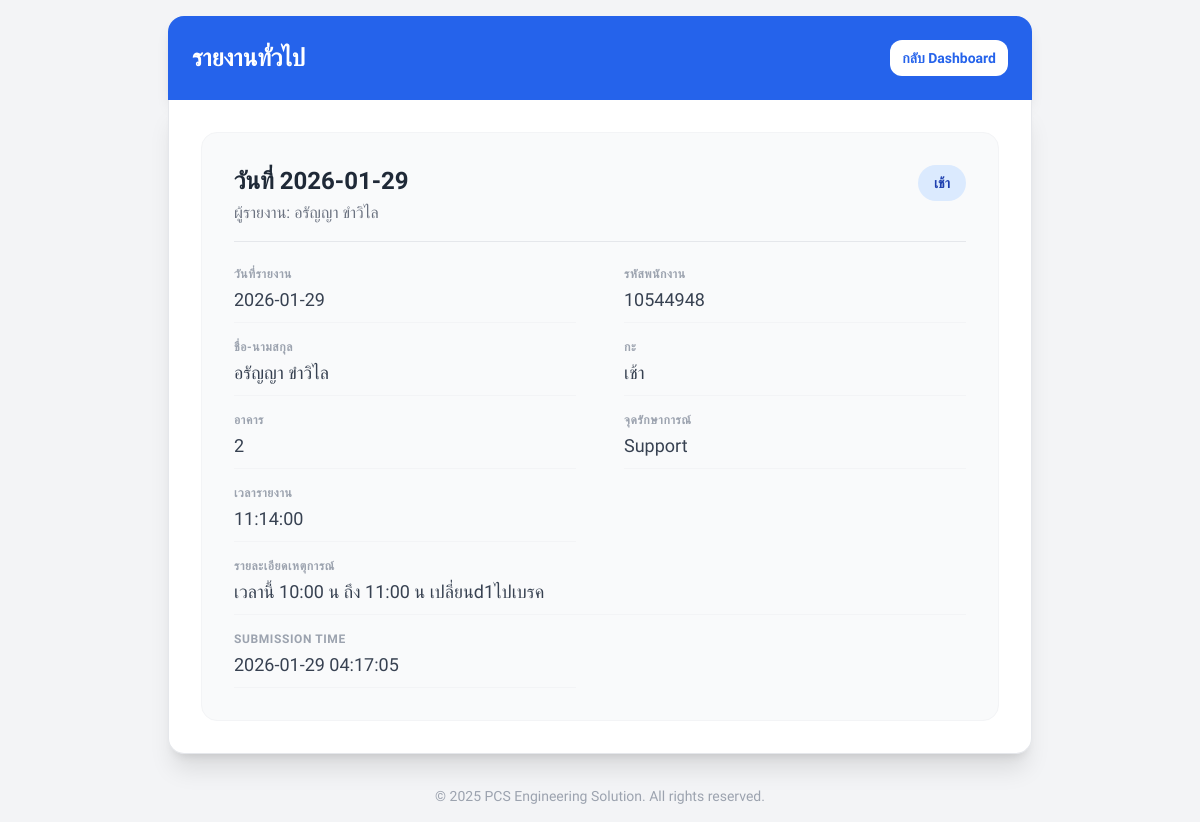
Page /view_report.php?id=861 (signed in) on the committed database.
### tables this page shows
CREATE TABLE `reports` (
  `id` int unsigned NOT NULL AUTO_INCREMENT,
  `report_date` date NOT NULL,
  `employee_id` varchar(8) NOT NULL,
  `full_name` varchar(255) NOT NULL,
  `shift` varchar(10) NOT NULL,
  `building` varchar(10) NOT NULL,
  `guard_post` varchar(255) NOT NULL,
  `report_time` time NOT NULL,
  `incident_report` text NOT NULL,
  `special_incident` text,
  `emergency_incident` text,
  `updated_by` varchar(255) DEFAULT NULL,
  `updated_at` datetime DEFAULT NULL,
  `deleted_by` varchar(255) DEFAULT NULL,
  `deleted_at` datetime DEFAULT NULL,
  `is_deleted` tinyint(1) DEFAULT '0',
  `submission_time` timestamp NOT NULL DEFAULT CURRENT_TIMESTAMP ON UPDATE CURRENT_TIMESTAMP,
  PRIMARY KEY (`id`)
);

### view_report.php (the view, shortened to what this page needs)
<?php
require_once "check_permissions.php";
$building = $_GET['building'] ?? '';
$report_id = $_GET['id'] ?? $_GET['submission_id'] ?? null;
$type = $_GET['type'] ?? 'reports';
$reports = [];
$type_label = "รายงานทั่วไป";
if ($report_id) {
    $table_map = [
        'reports' => ['table' => 'reports', 'pk' => 'id', 'label' => 'รายงานทั่วไป'],
        'car_parking' => ['table' => 'car_parking_reports', 'pk' => 'id', 'label' => 'ตรวจลานจอดรถ'],
        'cctv_inspection' => ['table' => 'cctv_inspections', 'pk' => 'id', 'label' => 'ตรวจห้อง CCTV'],
        'hand_held' => ['table' => 'hand_held_checks', 'pk' => 'id', 'label' => 'ตรวจ Hand Held'],
        'patrol' => ['table' => 'patrol_reports', 'pk' => 'id', 'label' => 'Checklist Patrol'],
        'guard_count' => ['table' => 'security_guard_counts', 'pk' => 'id', 'label' => 'บันทึกจำนวน รปภ.'],
        'cctv_report' => ['table' => 'cctv_reports', 'pk' => 'id', 'label' => 'NVR Recording'],
        'cctv_angle' => ['table' => 'cctv_angle_reports', 'pk' => 'id', 'label' => 'CCTV Angle Check'],
        'metal_detector' => ['table' => 'metal_detector_checks', 'pk' => 'id', 'label' => 'ตรวจ Metal Detector']
    ];
    if (isset($table_map[$type])) {
        $config = $table_map[$type];
        $table = $config['table'];
        $pk = $config['pk'];
        $type_label = $config['label'];
        $pk_type = $config['type'] ?? 'i';
        $sql = "SELECT * FROM `$table` WHERE `$pk` = ?";
        $stmt = $conn->prepare($sql);
        $stmt->bind_param($pk_type, $report_id);
        $stmt->execute();
        $res = $stmt->get_result();
        if ($row = $res->fetch_assoc()) {
            $reports[] = $row;
        }
    }
}
?>
<!DOCTYPE html>
<html lang="th">
<head>
    <script src="https://cdn.tailwindcss.com"></script>
</head>
<body class="bg-gray-100 min-h-screen">
    <div class="container mx-auto p-4 max-w-4xl">
        <header class="bg-blue-600 text-white p-6 rounded-t-2xl flex justify-between items-center shadow-lg">
            <div>
                <h1 class="text-2xl font-bold">
                    <?php
                    if ($report_id)
                        echo $type_label;
                    else
                        echo $building ? 'รายงานอาคาร ' . htmlspecialchars($building) : 'รายงานทั้งหมด';
                    ?>
                </h1>
            </div>
            <a href="report_page.php"
                class="text-sm bg-white text-blue-600 font-bold py-2 px-3 rounded-xl hover:bg-gray-200 transition-colors">กลับ
                Dashboard</a>
        </header>
        <div class="bg-white p-8 rounded-b-2xl shadow-xl border-x border-b border-gray-200">
            <div class="space-y-6">
                <?php if (!empty($reports)): ?>
                    <?php foreach ($reports as $row): ?>
                        <div class="bg-gray-50 rounded-2xl p-8 border border-gray-100">
                            <div class="flex justify-between items-start mb-6 border-b border-gray-200 pb-4">
                                <div>
                                    <h2 class="text-2xl font-bold text-gray-800">
                                        <?php
                                        $date_val = $row['report_date'] ?? $row['inspection_date'] ?? $row['report_time'] ?? $row['created_at'] ?? 'ไม่ทราบวันที่';
                                        echo 'วันที่ ' . htmlspecialchars(substr($date_val, 0, 10));
                                        ?>
                                    </h2>
                                    <p class="text-gray-500 mt-1">ผู้รายงาน:
                                        <?php echo htmlspecialchars($row['full_name'] ?? $row['inspector_name'] ?? $row['employee_name'] ?? $row['checked_by'] ?? 'N/A'); ?>
                                    </p>
                                </div>
                                <div class="bg-blue-100 text-blue-800 px-4 py-2 rounded-full text-sm font-bold">
                                    <?php echo htmlspecialchars($row['shift'] ?? 'N/A'); ?>
                                </div>
                            </div>
                            <div class="grid grid-cols-1 md:grid-cols-2 gap-x-12 gap-y-4 text-gray-700">
                                <?php
                                $exclude = ['id', 'is_deleted', 'deleted_by', 'deleted_at', 'updated_by', 'updated_at', 'lots', 'submission_id', 'submitted_by_id'];
                                foreach ($row as $key => $value):
                                    if (in_array($key, $exclude) || empty($value) && $value !== '0')
                                        continue;
                                    $label = ucwords(str_replace('_', ' ', $key));
                                    $translations = [
                                        'report_date' => 'วันที่รายงาน',
                                        'inspection_date' => 'วันที่ตรวจสอบ',
                                        'employee_id' => 'รหัสพนักงาน',
                                        'full_name' => 'ชื่อ-นามสกุล',
                                        'inspector_name' => 'ชื่อผู้ตรวจ',
                                        'inspector_code' => 'รหัสผู้ตรวจ',
                                        'shift' => 'กะ',
                                        'building' => 'อาคาร',
                                        'guard_post' => 'จุดรักษาการณ์',
                                        'report_time' => 'เวลารายงาน',
                                        'incident_report' => 'รายละเอียดเหตุการณ์',
                                        'special_incident' => 'เหตุการณ์พิเศษ',
                                        'emergency_incident' => 'เหตุฉุกเฉิน',
                                        'spare_tire_status' => 'สถานะยางอะไหล่',
                                        'license_plates' => 'ป้ายทะเบียน',
                                        'cctv_room' => 'ห้อง CCTV',
                                        'patrol_time' => 'เวลาสายตรวจ',
                                        'report_condition' => 'เงื่อนไขรายงาน'
                                    ];
                                    $display_label = $translations[$key] ?? $label;
                                    ?>
                                    <div
                                        class="border-b border-gray-100 pb-2 col-span-1 <?php echo strlen($value) > 50 ? 'md:col-span-2' : ''; ?>">
                                        <span
                                            class="block text-xs font-bold text-gray-400 uppercase tracking-wider mb-1"><?php echo htmlspecialchars($display_label); ?></span>
                                        <span class="text-lg font-medium"><?php echo nl2br(htmlspecialchars($value)); ?></span>
                                    </div>
                                <?php endforeach; ?>
                            </div>
                        </div>
                    <?php endforeach; ?>
                <?php endif; ?>
            </div>
        </div>
        <footer class="mt-8 text-center text-gray-400 text-sm">
            &copy; 2025 PCS Engineering Solution. All rights reserved.
        </footer>
    </div>
</body>
</html>

### view_report.php (style rules this page uses)
body { font-family: 'Sarabun', sans-serif; }

### rows in the picture
reports: report_date "2026-01-29", full_name "อรัญญา ขำวิไล", shift "เช้า", display_label "วันที่รายงาน", display_label "รหัสพนักงาน", employee "10544948", display_label "ชื่อ-นามสกุล", display_label "กะ", display_label "อาคาร", building "2", display_label "จุดรักษาการณ์", guard_post "Support", display_label "เวลารายงาน", report_time "11:14:00", display_label "รายละเอียดเหตุการณ์", incident_report "เวลานี้ 10:00 น ถึง 11:00 น เปลี่ยนd1ไปเบรค", display_label "SUBMISSION TIME", submission_time "2026-01-29 04:17:05"

### other values in the picture
$type_label "รายงานทั่วไป"
